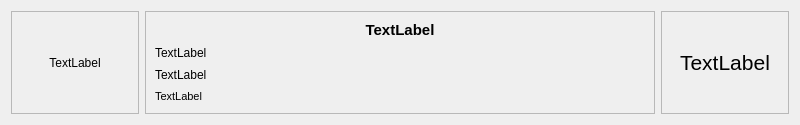
<?xml version="1.0" encoding="UTF-8"?>
<ui version="4.0">
 <class>Form</class>
 <widget class="QWidget" name="Form">
  <property name="geometry">
   <rect>
    <x>0</x>
    <y>0</y>
    <width>800</width>
    <height>125</height>
   </rect>
  </property>
  <property name="windowTitle">
   <string>Form</string>
  </property>
  <layout class="QGridLayout" name="gridLayout" rowstretch="1" columnstretch="1,4,1">
   <item row="0" column="0">
    <widget class="QFrame" name="frame">
     <property name="frameShape">
      <enum>QFrame::Shape::StyledPanel</enum>
     </property>
     <layout class="QGridLayout" name="gridLayout_2">
      <item row="0" column="0">
       <widget class="QLabel" name="label">
        <property name="text">
         <string>TextLabel</string>
        </property>
        <property name="alignment">
         <set>Qt::AlignmentFlag::AlignCenter</set>
        </property>
       </widget>
      </item>
     </layout>
    </widget>
   </item>
   <item row="0" column="1">
    <widget class="QFrame" name="frame_2">
     <property name="frameShape">
      <enum>QFrame::Shape::StyledPanel</enum>
     </property>
     <layout class="QVBoxLayout" name="verticalLayout">
      <item>
       <widget class="QLabel" name="label_2">
        <property name="font">
         <font>
          <pointsize>11</pointsize>
          <bold>true</bold>
         </font>
        </property>
        <property name="text">
         <string>TextLabel</string>
        </property>
        <property name="alignment">
         <set>Qt::AlignmentFlag::AlignCenter</set>
        </property>
       </widget>
      </item>
      <item>
       <widget class="QLabel" name="label_3">
        <property name="text">
         <string>TextLabel</string>
        </property>
       </widget>
      </item>
      <item>
       <widget class="QLabel" name="label_4">
        <property name="text">
         <string>TextLabel</string>
        </property>
       </widget>
      </item>
      <item>
       <widget class="QLabel" name="label_5">
        <property name="font">
         <font>
          <pointsize>8</pointsize>
         </font>
        </property>
        <property name="text">
         <string>TextLabel</string>
        </property>
        <property name="wordWrap">
         <bool>true</bool>
        </property>
       </widget>
      </item>
     </layout>
    </widget>
   </item>
   <item row="0" column="2">
    <widget class="QFrame" name="frame_3">
     <property name="frameShape">
      <enum>QFrame::Shape::StyledPanel</enum>
     </property>
     <layout class="QGridLayout" name="gridLayout_3">
      <item row="0" column="0">
       <widget class="QLabel" name="label_6">
        <property name="font">
         <font>
          <pointsize>16</pointsize>
         </font>
        </property>
        <property name="text">
         <string>TextLabel</string>
        </property>
        <property name="alignment">
         <set>Qt::AlignmentFlag::AlignCenter</set>
        </property>
       </widget>
      </item>
     </layout>
    </widget>
   </item>
  </layout>
 </widget>
 <resources/>
 <connections/>
</ui>
